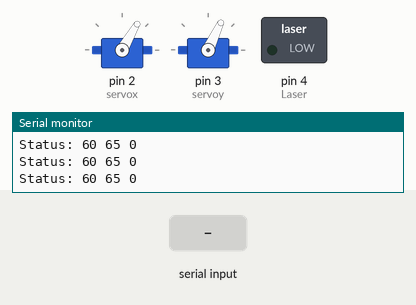
Simulated run of this sketch. Board: Arduino Uno, built with avr-gcc and run on an emulated ATmega328P. Shown: 2 × servo, switched loads named in the sketch (green lamp = pin HIGH), the last lines printed to the serial monitor. Inputs (shaded band) come from the test bench.

Above: at 1.2 s.
1.3 s: "0;" received over Serial
At 2.5 s:
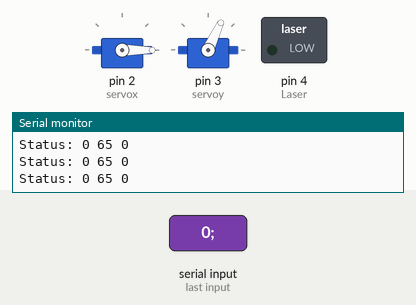
2.8 s: "90,45,200;" received over Serial
At 3.8 s:
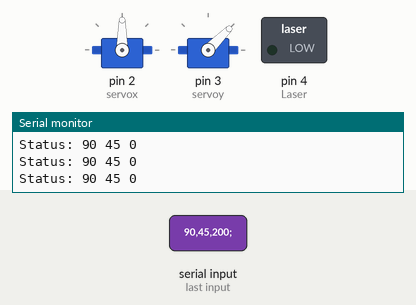
4.3 s: "1;" received over Serial
At 5.0 s:
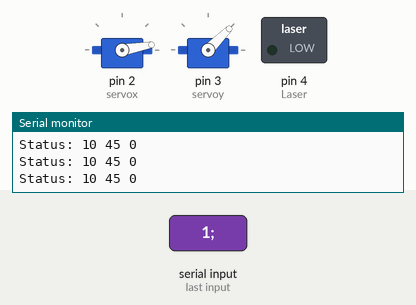
5.8 s: "30,150,10;" received over Serial
At 6.8 s:
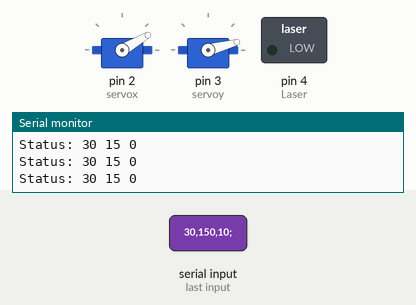
7.3 s: "5;" received over Serial
At 8.1 s:
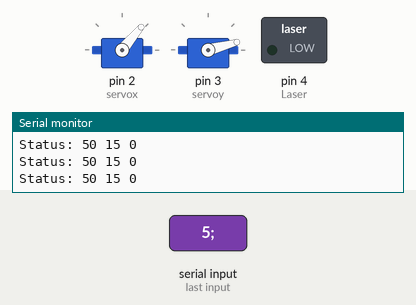
8.8 s: "90;" received over Serial
At 9.3 s:
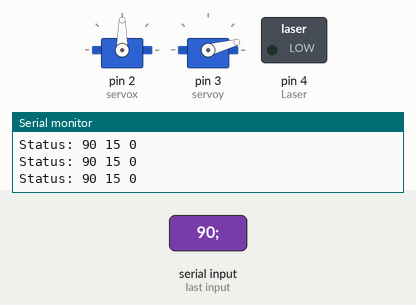
Timing chart, 0 to 11.3 s (numbered marks = the images above; inputs shaded):
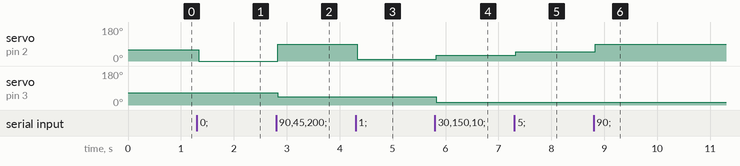

The sketch:

laserquest.ino
```cpp
//////////////////////////////////
// LASERQUEST 4.2.15, 17.10.15 ///
//     mongoq@hotmail.com      ///
//////////////////////////////////

#include <Servo.h>

int servox_pos = 0;
int servoy_pos = 0;
int laser_state = 0;

char character;
char svx[4]="60"; //Initial position
char svy[4]="65";  // "         "
char l;
int idx_a = 0;
int idx_b = 0;

Servo servox;
Servo servoy;

void setup() {
  servox.attach(2); // Servo X
  servoy.attach(3); // Servo Y
  pinMode(4, OUTPUT); // Laser

//  while (Serial.available()<0){
//    __asm__("nop\n\t");
//  }

  Serial.begin(9600);
  Serial.println("Booting Laserquest ...");
  Serial.println("Usage: x,y,l;\n");

  Serial.setTimeout(360000);
  //memset(svx, 0, 4);
  //memset(svy, 0, 4);
}

void set_servox(int x) {
  servox.write(x);
}

void set_servoy(int y) {
  servoy.write(y);
}

void set_laser(bool l) {
  digitalWrite(4, l);
}

void loop() {

  idx_a = 0;
  idx_b = 0;

  String command="";

  while (Serial.available()){
    command = Serial.readStringUntil(';');
  }
  command+=";";

  for (int i=0;i<=command.length();i++)
  {
      character=command[i];
      if (((character > 47) && (character < 58)) && (idx_a == 0)) {
        svx[idx_b++] = character;
      }
      else if (((character > 47) && (character < 58)) && (idx_a == 1)) {
        svy[idx_b++] = character;
      }
      else if (((character == '0') || (character == '1')) && (idx_a == 2)) {
        l = character;
      }
      else if (character == ',') {
        idx_a++;
        idx_b = 0;
      }
        if (atoi(svx) > 180) svx[2]=' ';
        if (atoi(svy) > 180) svy[2]=' ';
        if ((atoi(svx) >= 0) && (atoi(svx) <= 180)) servox_pos = atoi(svx);
        if ((atoi(svy) >= 0) && (atoi(svy) <= 100)) servoy_pos = atoi(svy);
        if (l == '0') laser_state = 0;
        else if (l == '1') laser_state = 1;
  }
  Serial.println("Status: " + String(servox_pos) + " " +  String(servoy_pos) + " " + String(laser_state));

  set_servox(servox_pos);
  set_servoy(servoy_pos);
  set_laser(laser_state);

  /*  for(servo1_pos = 60; servo1_pos <= 180; servo1_pos += 1) // goes from 0 degrees to 180 degrees
    {                                  // in steps of 1 degree
      set_servo1(servo1_pos);              // tell servo to go to position in variable 'pos'
      delay(500);                       // waits 15ms for the servo to reach the position
    }
    for(servo1_pos = 180; servo1_pos>=0; servo1_pos-=1)     // goes from 180 degrees to 0 degrees
    {
      set_servo1(servo1_pos);              // tell servo to go to position in variable 'pos'
      delay(500);                       // waits 15ms for the servo to reach the position
    }
  */
}
```

Measured:
- after the input at 1.3 s, servo on pin 2 (servox): 60° → 0° at once
- after the input at 2.8 s, servo on pin 2 (servox): 0° → 90° at once; servo on pin 3 (servoy): 65° → 45° at once
- after the input at 4.3 s, servo on pin 2 (servox): 90° → 10° at once
- after the input at 5.8 s, servo on pin 2 (servox): 10° → 30° at once; servo on pin 3 (servoy): 45° → 15° at once
- after the input at 7.3 s, servo on pin 2 (servox): 30° → 50° at once
- after the input at 8.8 s, servo on pin 2 (servox): 50° → 90° at once
